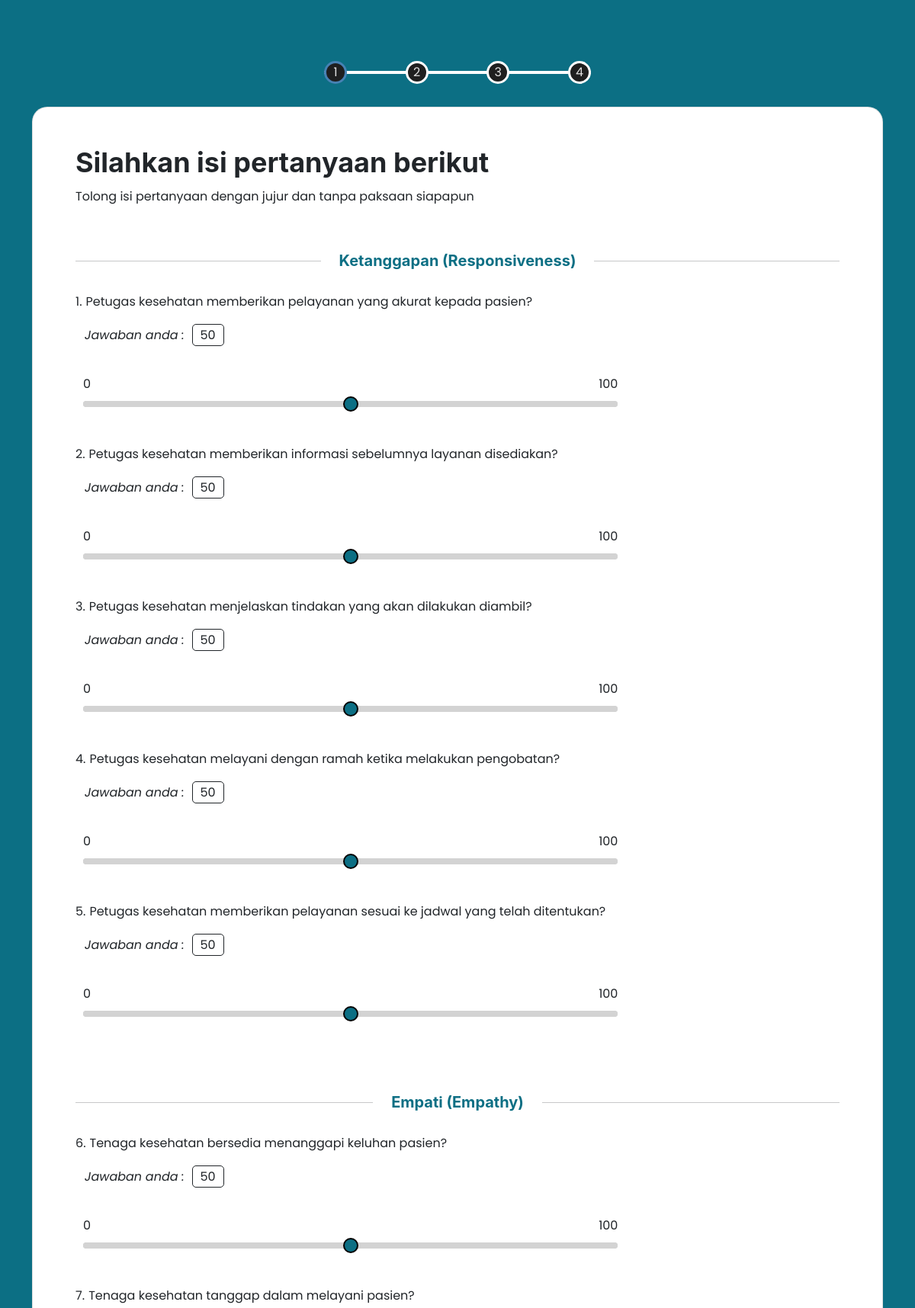
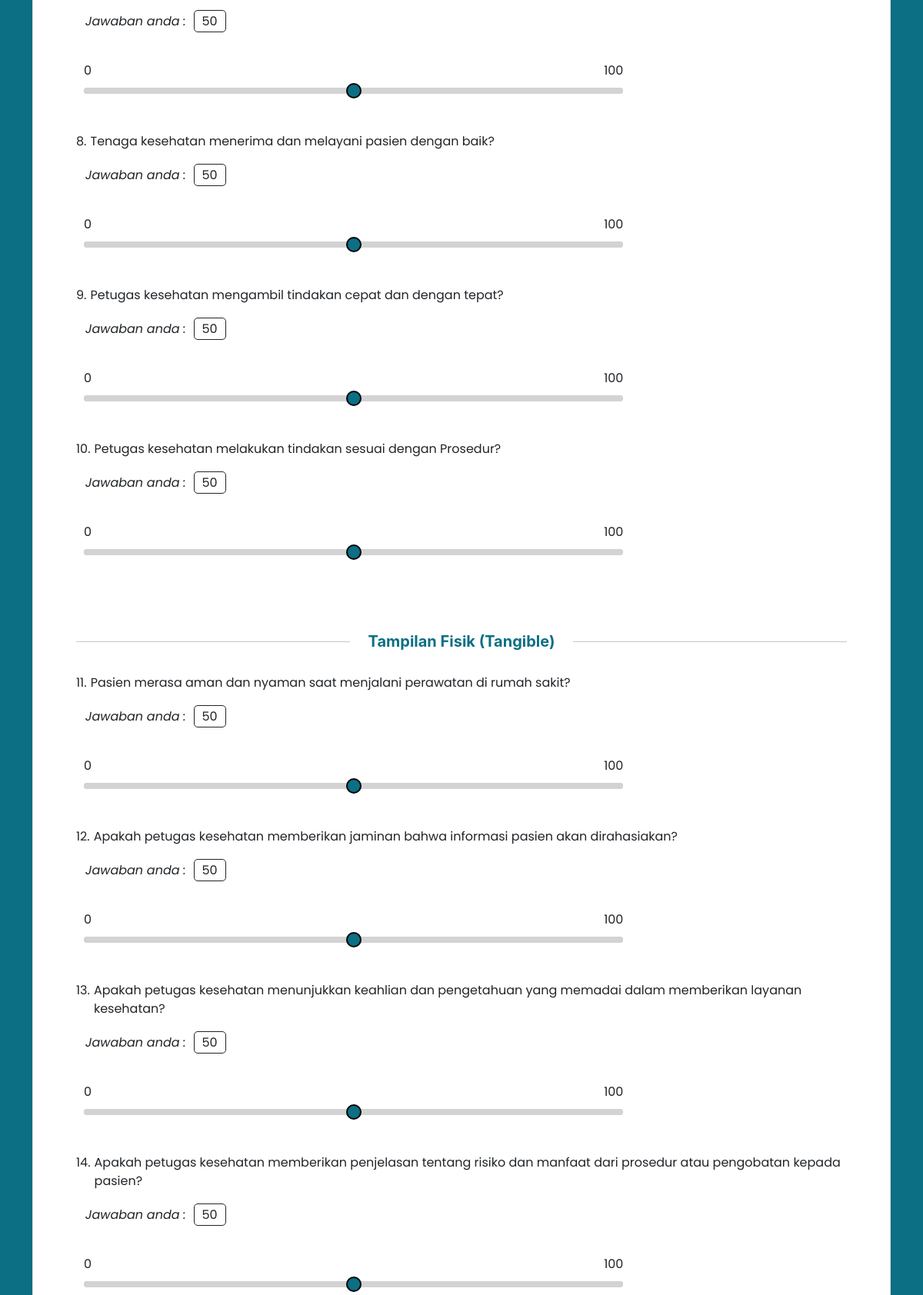
The page /pages/kuesioner/pertanyaan.php (upper part) on the database its author committed (2 pictures, top to bottom).
### tables this page shows
CREATE TABLE `categories` (
  `id_category` int(11) NOT NULL,
  `category` varchar(100) NOT NULL
);

CREATE TABLE `questions` (
  `id_question` int(11) NOT NULL,
  `question` text NOT NULL,
  `id_category` int(11) NOT NULL,
  `deleted_at` timestamp NULL DEFAULT NULL,
  `created_at` timestamp NULL DEFAULT NULL,
  `updated_at` timestamp NULL DEFAULT NULL
);

### pages/kuesioner/pertanyaan.php (the view, shortened to what this page needs)
<?php
include "../../validations/connection.php";
$queryCategory = "SELECT * FROM categories";
$resultCategory = mysqli_query($connect, $queryCategory);
$answers = array();
$nomor = 1;
?>
<!DOCTYPE html>
<html lang="en">
<head>
    <link rel="stylesheet" href="../../assets/styles/main.css" />
    <link href="../../vendor/bootstrap-icons/bootstrap-icons.css" rel="stylesheet" />
    <link href="../../vendor/aos/aos.css" rel="stylesheet" />
    <link href="../../vendor/glightbox/css/glightbox.min.css" rel="stylesheet" />
</head>
<body>
    <main>
        <section id="keusioner" class="kuesioner">
            <div class="progressbar">
                <div class="container">
                    <div class="progress-container">
                        <div class="circle active">1</div>
                        <div class="circle">2</div>
                        <div class="circle">3</div>
                        <div class="circle">4</div>
                    </div>
                    <div class="card">
                        <div class="card-body">
                            <form method="POST" action="rangkuman.php" enctype="application/x-www-form-urlencoded"
                                id="formNext">
                                <div class="content">
                                    <h3 class="card-title">Silahkan isi pertanyaan berikut</h3>
                                    <p class="card-subtitle">
                                        Tolong isi pertanyaan dengan jujur dan tanpa paksaan
                                        siapapun
                                    </p>
                                    <?php while ($rowCategory = mysqli_fetch_assoc($resultCategory)) : ?>
                                    <div class="category-question">
                                        <div class="d-flex">
                                            <hr class="my-auto flex-grow-1" />
                                            <h4 class="elementor-divider px-4"><?php echo $rowCategory['category']; ?>
                                            </h4>
                                            <hr class="my-auto flex-grow-1" />
                                        </div>
                                    </div>
                                    <?php
                                      $categoryId = $rowCategory['id_category'];
                                      $queryQuestion = "SELECT * FROM questions WHERE id_category = $categoryId";
                                      $resultQuestion = mysqli_query($connect, $queryQuestion);
                                    ?>
                                    <?php while ($rowQuestion = mysqli_fetch_assoc($resultQuestion)) : ?>
                                    <div class="question-container">
                                        <div class="question">
                                            <div class="question-no"><?php echo $nomor; ?>.</div>
                                            <div class="question-text"><?php echo $rowQuestion['question']; ?></div>
                                        </div>
                                        <p class="answer">Jawaban anda : <span>50</span></p>
                                        <div class="bantuan">
                                            <span>0</span>
                                            <span>100</span>
                                        </div>
                                        <input name="Q<?php echo $rowQuestion['id_question']; ?>"
                                            class="answer-question" type="range" min="0" max="100" step="0"
                                            value="<?php echo isset($answers['Q' . $rowQuestion['id_question']]) ? $answers['Q' . $rowQuestion['id_question']] : 50; ?>" />
                                        <br />
                                    </div>
                                    <?php $nomor++;?>
                                    <?php endwhile; ?>
                                    <?php endwhile; ?>
                                </div>
                            </form>
                        </div>
                    </div>
                </div>
            </div>
        </section>
    </main>
</body>
</html>

### rows shown on the page
categories: category "Ketanggapan (Responsiveness)"
questions: question "Petugas kesehatan memberikan pelayanan yang akurat kepada pasien?", Q1 "50"
questions: question "Petugas kesehatan memberikan informasi sebelumnya layanan disediakan?", Q2 "50"
questions: question "Petugas kesehatan menjelaskan tindakan yang akan dilakukan diambil?", Q3 "50"
questions: question "Petugas kesehatan melayani dengan ramah ketika melakukan pengobatan?", Q4 "50"
questions: question "Petugas kesehatan memberikan pelayanan sesuai ke jadwal yang telah ditentukan?", Q5 "50"
categories: category "Empati (Empathy)"
questions: question "Tenaga kesehatan bersedia menanggapi keluhan pasien?", Q6 "50"
questions: question "Tenaga kesehatan tanggap dalam melayani pasien?", Q7 "50"
questions: question "Tenaga kesehatan menerima dan melayani pasien dengan baik?", Q8 "50"
questions: question "Petugas kesehatan mengambil tindakan cepat dan dengan tepat?", Q9 "50"
questions: question "Petugas kesehatan melakukan tindakan sesuai dengan Prosedur?", Q10 "50"
categories: category "Tampilan Fisik (Tangible)"
questions: question "Pasien merasa aman dan nyaman saat menjalani perawatan di rumah sakit?", Q11 "50"
questions: question "Apakah petugas kesehatan memberikan jaminan bahwa informasi pasien akan dirahasiakan?", Q12 "50"
questions: question "Apakah petugas kesehatan menunjukkan keahlian dan pengetahuan yang memadai dalam memberikan layanan kesehatan?", Q13 "50"
questions: question "Apakah petugas kesehatan memberikan penjelasan tentang risiko dan manfaat dari prosedur atau pengobatan kepada pasien?", Q14 "50"
